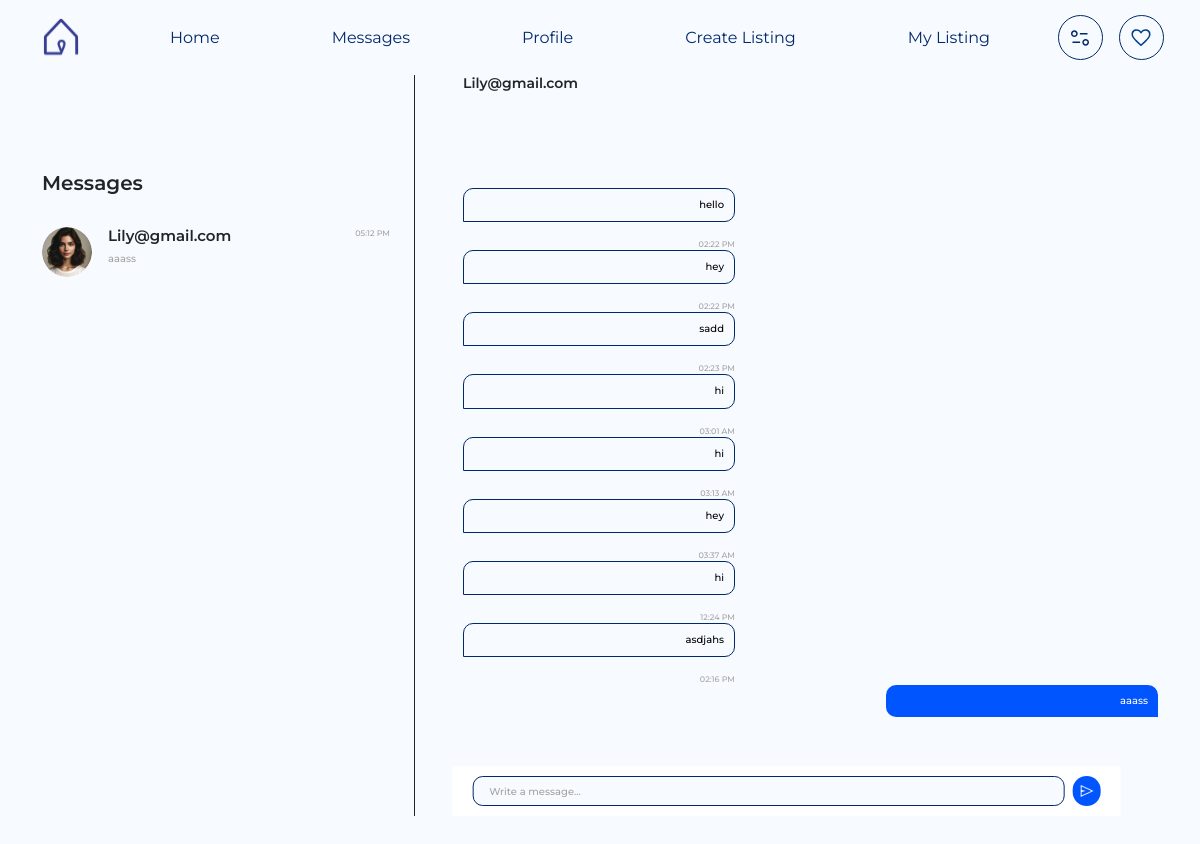
The page /messages/?chat_id=2 (signed in) on the database its author committed.
### base/models.py (models this page shows, shortened)
class Chat(models.Model):
    user = models.ForeignKey(User, on_delete=models.CASCADE)
    created_at = models.DateTimeField(auto_now_add=True)

class Message(models.Model):
    chat = models.ForeignKey(Chat, on_delete=models.CASCADE)
    sender = models.CharField(max_length=100)
    content = models.TextField()
    timestamp = models.DateTimeField(auto_now_add=True)
    read = models.BooleanField(default=False)  # New field to track if the message has been read

### base/views.py (the view)
# urls.py: path('messages/',Chatmessages,name='messages'),
@login_required(login_url='/login/')
def Chatmessages(request):
    chat_id = request.GET.get('chat_id')
    dorms = Dorm.objects.all()
    chatd = Chat.objects.get(id=chat_id)
    chats = Chat.objects.filter(
        Q(user=request.user) | Q(message__sender=request.user)
    ).distinct()  # Use distinct() to avoid duplicates.
    chat_data = []
    messages = []
    if chat_id:
        chat = get_object_or_404(Chat, id=chat_id)
        if chat.user == request.user or Message.objects.filter(chat=chat, sender=request.user).exists():
            messages = Message.objects.filter(chat=chat).order_by('timestamp')
    for chat in chats:
        if(chat.user.username!=request.user.username):
            last_message = Message.objects.filter(chat=chat).order_by('timestamp').last()
            profile = Profile.objects.get(user=chat.user)
            chat_data.append({
                'chat': chat,
                'last_message': last_message,
                'chat_user': chat.user.username,
                'chat_id': chat.id,
                'profile_pic': profile.profile_pic.url if profile.profile_pic else None,
            })
    return render(request, 'message.html', {
        'dorms': dorms,
        'chatd':chatd,
        'chat_data': chat_data,
        'messages': messages,
    })

### base/templates/message.html (shortened to what this page needs)
{% extends "base.html" %}
{% load static %}
{% block content %}
<div class="container main-wrapper">
    <div class="d-flex justify-content-between">
        <div class="col-xl-4 col-12 Users pt-5 pe-4 d-none d-xl-block">
            <h3 class="fs20 fw600 pt-xl-5">
                Messages
            </h3>
            <div class="userlist py-4 d-flex flex-column gap-2">
                {% for chat in chat_data %}
                <div class="usercard d-flex gap-3" data-chat-id="{{ chat.chat_id }}"
                    onclick="openChat('{{ chat.chat_id }}')">
                    <div class="profile">
                        <img src="{{ chat.profile_pic }}" alt="">
                    </div>
                    <div class="user_info">
                        <h4 class="fs15 fw600">{{ chat.chat_user }}</h4>
                        <p class="fs10 fw500 {{ chat.last_message.read|yesno:" active," }}">
                            {{ chat.last_message.content|truncatewords:5 }}
                        </p>
                    </div>
                    <div class="chatInfo ms-auto">
                        <p class="chatTime fs8 fw500 p-0 mb-1">{{ chat.last_message.timestamp|date:"h:i A" }}</p>
                    </div>
                </div>
                {% endfor %}
            </div>
        </div>
        <div class="col-xl-8 col-12 message_box ps-xl-5 pe-xl-0 px-2">
            <h3 class="fs14 fw600">{{chatd.user.username }}</h3>
            <div class="messageSection mt-xl-5 pt-5" id="messageSection">
                {% for message in messages %}
                <div class="{% if message.sender == request.user.username %}sender{% else %}recive{% endif %}">
                    <p>{{ message.content }}</p>
                    <div class="d-flex justify-content-end gap-2 align-items-center">
                        <span class="font-color-gray-light fs8 fw500">{{ message.timestamp|date:"h:i A" }}</span>
                    </div>
                </div>
                {% endfor %}
            </div>
            <div class="messageInput">
                <div class="d-flex w-100 gap-2 align-items-center">
                    <input type="text" id="chatMessageInput" class="fs10 fw500 px-3" placeholder="Write a message...">
                    <button class="btn-send" id="sendButton">
                        <img src="{% static 'assets/media/send.png' %}" alt="">
                    </button>
                </div>
            </div>
        </div>
    </div>
</div>
{% endblock %}

### static/assets/css/style.css (style rules this page uses)
:root { --fontFamily: "Montserrat", sans-serif; --fontColor-000000: #000000; --accent-color: #0035A7; --Col-00296B: #00296B; --Col-0055FF: #0055FF; --Col-003F88: #003F88; --Col-4CAF50: #4CAF50; --fontColor3-A3A3A3: #A3A3A3; --fontColor4-252525: #252525; }
* { font-family: var(--fontFamily); }
body { background-color: #F7FAFF; }
.font-color-gray-light { color: var(--fontColor3-A3A3A3); }
p { color: var(--fontColor3-A3A3A3); }
.fw500 { font-weight: 500; }
.fw600 { font-weight: 600; }
.fs8 { font-size: 8px; }
.fs10 { font-size: 10px; }
.fs14 { font-size: 14px; }
.fs15 { font-size: 15px; }
.fs20 { font-size: 20px; }
p { line-height: 12.19px; }
.profile img { object-fit: cover; object-position: center; }
.profile { width: 50px; height: 50px; border-radius: 10vw; overflow: hidden; }
.Users { height: 86svh; overflow-y: scroll; }
.message_box { height: 86svh; border-left: 1px solid; position: relative; }
.messageInput { position: absolute; bottom: 0px; width: 90%; background-color: white; padding: 10px 20px; margin: auto; transform: translateX(-50%); left: 50%; }
.messageInput input { width: 100%; height: 30px; border-radius: 10px; border: 0.5px solid var(--Col-00296B); background-color: #F7FAFF; }
.messageInput input::placeholder { color: #A3A3A3; }
.btn-send { width: 30px; height: 30px; background-color: var(--Col-0055FF); border-radius: 20vw; display: inline-flex; justify-content: center; align-items: center; border: none; padding: 0; }
.messageSection { position: relative; overflow-y: scroll; height: 68svh; }
.sender { width: 272px; position: relative; left: 100%; transform: translateX(-100%); }
.sender p { width: 272px; padding: 10px; border-top-left-radius: 10px; border-top-right-radius: 10px; border-bottom-left-radius: 10px; background-color: var(--Col-0055FF); color: white; font-size: 10px; font-weight: 500; text-align: right; }
.recive { position: relative; left: 0; width: 272px; }
.recive p { width: 272px; padding: 10px; border-width: 1px; border-style: solid; border-top-left-radius: 10px; border-top-right-radius: 10px; border-bottom-right-radius: 10px; border-color: var(--Col-00296B); color: #000; font-size: 10px; font-weight: 500; text-align: right; }

### rows shown on the page
Chat: chat_user "Lily@gmail.com", last_message.content "aaass", last_message.timestamp "05:12 PM"
Message: content "hello", timestamp "02:22 PM"
Message: content "hey", timestamp "02:22 PM"
Message: content "sadd", timestamp "02:23 PM"
Message: content "hi", timestamp "03:01 AM"
Message: content "hi", timestamp "03:13 AM"
Message: content "hey", timestamp "03:37 AM"
Message: content "hi", timestamp "12:24 PM"
Message: content "asdjahs", timestamp "02:16 PM"
Message: content "aaass"
